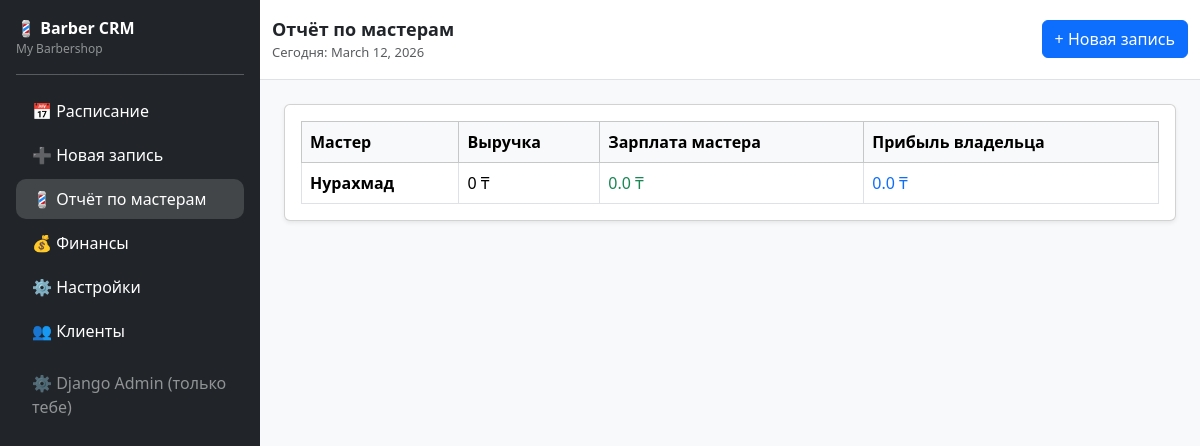
Page /barbers/ (signed in) on the committed database.
### core/models.py (models this page shows, shortened)
class TimestampedModel(models.Model):
    created_at = models.DateTimeField(auto_now_add=True)
    updated_at = models.DateTimeField(auto_now=True)
    class Meta:
        abstract = True

class Shop(TimestampedModel):
    owner = models.OneToOneField(
        User,
        on_delete=models.CASCADE,
        related_name="shop"
    )
    name = models.CharField(max_length=120)
    city = models.CharField(max_length=80, blank=True)
    phone = models.CharField(max_length=30, blank=True)

class Barber(TimestampedModel):
    shop = models.ForeignKey(
        Shop,
        on_delete=models.CASCADE,
        related_name="barbers"
    )
    name = models.CharField(max_length=120)
    phone = models.CharField(max_length=30, blank=True)
    is_active = models.BooleanField(default=True)
    commission_percent = models.PositiveSmallIntegerField(default=50)

### core/views.py (the view)
# urls.py: path("barbers/", barber_report, name="barber_report"),
@login_required
def barber_report(request):
    shop = request.user.shop
    today = timezone.localdate()
    data = []
    for barber in Barber.objects.filter(shop=shop):
        total = (
            Payment.objects.filter(
                appointment__shop=shop,
                appointment__barber=barber,
                appointment__start_at__date=today,
                is_paid=True
            )
            .aggregate(total=Sum("amount_kzt"))["total"]
            or 0
        )
        salary = total * barber.commission_percent / 100
        owner_profit = total - salary
        data.append({
            "barber": barber,
            "total": total,
            "salary": round(salary, 2),
            "owner_profit": round(owner_profit, 2),
        })
    return render(request, "barber_report.html", {
        "data": data,
        "today": today,
    })

### core/context_processors.py (called while the page is built)
def current_shop(request):
    return {"current_shop": Shop.objects.first()}

### core/templates/barber_report.html
{% extends "base.html" %}
{% block page_title %}Отчёт по мастерам{% endblock %}
{% block page_subtitle %}Сегодня: {{ today }}{% endblock %}
{% block content %}
<div class="card shadow-sm">
    <div class="card-body">
        <table class="table table-bordered align-middle mb-0">
            <thead class="table-light">
                <tr>
                    <th>Мастер</th>
                    <th>Выручка</th>
                    <th>Зарплата мастера</th>
                    <th>Прибыль владельца</th>
                </tr>
            </thead>
            <tbody>
                {% for row in data %}
                <tr>
                    <td class="fw-semibold">{{ row.barber.name }}</td>
                    <td>{{ row.total }} ₸</td>
                    <td class="text-success">{{ row.salary }} ₸</td>
                    <td class="text-primary">{{ row.owner_profit }} ₸</td>
                </tr>
                {% empty %}
                <tr>
                    <td colspan="4" class="text-center text-muted">Нет данных</td>
                </tr>
                {% endfor %}
            </tbody>
        </table>
    </div>
</div>
{% endblock %}

### core/templates/base.html (shortened to what this page needs)
<!DOCTYPE html>
<html>
<head>
    <link href="https://cdn.jsdelivr.net/npm/bootstrap@5.3.2/dist/css/bootstrap.min.css" rel="stylesheet">
</head>
<body>
<div class="d-flex">
    <div class="bg-dark text-white p-3 sidebar">
        <div class="d-flex align-items-center justify-content-between">
            <div>
                <div class="fw-bold">💈 Barber CRM</div>
                <div class="text-white-50" style="font-size: 12px;">
                    {% if current_shop %}{{ current_shop.name }}{% else %}CRM{% endif %}
                </div>
            </div>
        </div>
        <hr>
        <ul class="nav flex-column gap-1">
            <li class="nav-item">
                <a class="nav-link text-white {% if request.path == '/today/' %}active{% endif %}"
                   href="{% url 'today_schedule' %}">
                    📅 Расписание
                </a>
            </li>
            <li class="nav-item">
                <a class="nav-link text-white {% if request.path == '/create/' %}active{% endif %}"
                   href="{% url 'create_appointment' %}">
                    ➕ Новая запись
                </a>
            </li>
            <li class="nav-item">
                <a class="nav-link text-white {% if request.path == '/barbers/' %}active{% endif %}"
                   href="{% url 'barber_report' %}">
                    💈 Отчёт по мастерам
                </a>
            </li>
            <li class="nav-item">
                <a class="nav-link text-white {% if request.path == '/finance/' %}active{% endif %}"
                   href="{% url 'finance_dashboard' %}">
                    💰 Финансы
                </a>
            </li>
            <li class="nav-item">
                <a class="nav-link text-white {% if '/settings/' in request.path %}active{% endif %}"
                  href="{% url 'settings_dashboard' %}">
                    ⚙ Настройки
                </a>
            </li>
            <li class="nav-item">
                <a class="nav-link text-white {% if '/clients/' in request.path %}active{% endif %}"
                    href="{% url 'clients_list' %}">
                    👥 Клиенты
                </a>
            </li>
            <li class="nav-item mt-2">
                <a class="nav-link text-white-50" href="/admin/">
                    ⚙ Django Admin (только тебе)
                </a>
            </li>
        </ul>
    </div>
    <div class="flex-fill bg-light">
        <div class="bg-white border-bottom">
            <div class="container-fluid py-3 d-flex justify-content-between align-items-center">
                <div>
                    <div class="fw-semibold" style="font-size: 18px;">
                        {% block page_title %}Панель{% endblock %}
                    </div>
                    <div class="text-muted" style="font-size: 13px;">
                        {% block page_subtitle %}{% endblock %}
                    </div>
                </div>
                <div class="d-flex gap-2">
                    <a class="btn btn-primary" href="{% url 'create_appointment' %}">+ Новая запись</a>
                </div>
            </div>
        </div>
        <div class="container-fluid p-4">
            {% block content %}{% endblock %}
        </div>
    </div>
</div>
</body>
</html>

### core/templates/base.html (style rules this page uses)
.sidebar { width: 260px; min-height: 100vh; }
.nav-link.active { background: rgba(255,255,255,.15); border-radius: 10px; }

### rows in the picture
Shop: name "My Barbershop"
Barber: barber.name "Нурахмад", total "0", salary "0.0", owner_profit "0.0"

### other values in the picture
{{ today }} "March 12, 2026"
